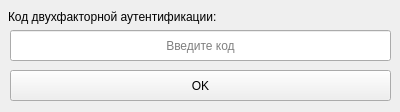
<?xml version="1.0" encoding="UTF-8"?>
<ui version="4.0">
 <class>Form</class>
 <widget class="QWidget" name="Form">
  <property name="geometry">
   <rect>
    <x>0</x>
    <y>0</y>
    <width>400</width>
    <height>112</height>
   </rect>
  </property>
  <property name="windowTitle">
   <string>Form</string>
  </property>
  <widget class="QLabel" name="tFA_label">
   <property name="geometry">
    <rect>
     <x>8</x>
     <y>8</y>
     <width>271</width>
     <height>17</height>
    </rect>
   </property>
   <property name="text">
    <string>Код двухфакторной аутентификации:</string>
   </property>
  </widget>
  <widget class="QLineEdit" name="code_lineedit">
   <property name="geometry">
    <rect>
     <x>10</x>
     <y>30</y>
     <width>381</width>
     <height>31</height>
    </rect>
   </property>
   <property name="alignment">
    <set>Qt::AlignCenter</set>
   </property>
   <property name="placeholderText">
    <string>Введите код</string>
   </property>
  </widget>
  <widget class="QPushButton" name="ok_button">
   <property name="geometry">
    <rect>
     <x>10</x>
     <y>70</y>
     <width>381</width>
     <height>31</height>
    </rect>
   </property>
   <property name="text">
    <string>OK</string>
   </property>
  </widget>
 </widget>
 <resources/>
 <connections/>
</ui>
